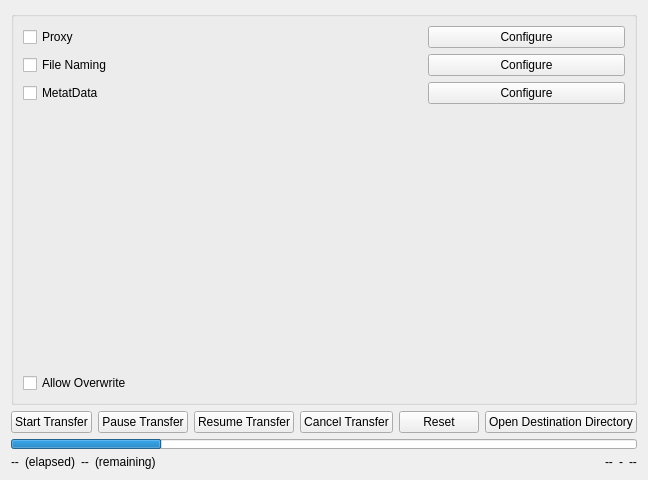
<?xml version="1.0" encoding="UTF-8"?>
<ui version="4.0">
 <class>w_sourceFunctions</class>
 <widget class="QWidget" name="w_sourceFunctions">
  <property name="geometry">
   <rect>
    <x>0</x>
    <y>0</y>
    <width>460</width>
    <height>480</height>
   </rect>
  </property>
  <property name="sizePolicy">
   <sizepolicy hsizetype="Preferred" vsizetype="Expanding">
    <horstretch>0</horstretch>
    <verstretch>0</verstretch>
   </sizepolicy>
  </property>
  <property name="windowTitle">
   <string>Media Browser</string>
  </property>
  <layout class="QHBoxLayout" name="horizontalLayout">
   <item>
    <widget class="QSplitter" name="splitter">
     <widget class="QWidget" name="w_functions" native="true">
      <property name="sizePolicy">
       <sizepolicy hsizetype="Preferred" vsizetype="Preferred">
        <horstretch>8</horstretch>
        <verstretch>0</verstretch>
       </sizepolicy>
      </property>
      <layout class="QVBoxLayout" name="verticalLayout_8">
       <property name="leftMargin">
        <number>0</number>
       </property>
       <property name="topMargin">
        <number>0</number>
       </property>
       <property name="rightMargin">
        <number>0</number>
       </property>
       <property name="bottomMargin">
        <number>0</number>
       </property>
       <item>
        <widget class="QGroupBox" name="gb_functions">
         <property name="enabled">
          <bool>true</bool>
         </property>
         <property name="title">
          <string/>
         </property>
         <layout class="QVBoxLayout" name="gb_lo_functions">
          <item>
           <layout class="QHBoxLayout" name="lo_ovr_proxy">
            <item>
             <widget class="QCheckBox" name="chb_ovr_proxy">
              <property name="text">
               <string>Proxy</string>
              </property>
             </widget>
            </item>
            <item>
             <widget class="QLabel" name="l_proxyMode">
              <property name="text">
               <string/>
              </property>
             </widget>
            </item>
            <item>
             <widget class="QPushButton" name="b_ovr_config_proxy">
              <property name="text">
               <string>Configure</string>
              </property>
             </widget>
            </item>
           </layout>
          </item>
          <item>
           <layout class="QHBoxLayout" name="lo_ovr_fileNaming">
            <item>
             <widget class="QCheckBox" name="chb_ovr_fileNaming">
              <property name="text">
               <string>File Naming</string>
              </property>
             </widget>
            </item>
            <item>
             <widget class="QLabel" name="l_enabledNameMods">
              <property name="text">
               <string/>
              </property>
             </widget>
            </item>
            <item>
             <widget class="QPushButton" name="b_ovr_config_fileNaming">
              <property name="text">
               <string>Configure</string>
              </property>
             </widget>
            </item>
           </layout>
          </item>
          <item>
           <layout class="QHBoxLayout" name="lo_ovr_metadata">
            <item>
             <widget class="QCheckBox" name="chb_ovr_metadata">
              <property name="text">
               <string>MetatData</string>
              </property>
             </widget>
            </item>
            <item>
             <widget class="QLabel" name="l_enabledMetaData">
              <property name="text">
               <string/>
              </property>
             </widget>
            </item>
            <item>
             <widget class="QPushButton" name="b_ovr_config_metadata">
              <property name="text">
               <string>Configure</string>
              </property>
             </widget>
            </item>
           </layout>
          </item>
          <item>
           <spacer name="verticalSpacer">
            <property name="orientation">
             <enum>Qt::Vertical</enum>
            </property>
            <property name="sizeType">
             <enum>QSizePolicy::Expanding</enum>
            </property>
            <property name="sizeHint" stdset="0">
             <size>
              <width>50</width>
              <height>20</height>
             </size>
            </property>
           </spacer>
          </item>
          <item>
           <layout class="QHBoxLayout" name="lo_options">
            <item>
             <widget class="QCheckBox" name="chb_overwrite">
              <property name="text">
               <string>Allow Overwrite</string>
              </property>
             </widget>
            </item>
           </layout>
          </item>
         </layout>
        </widget>
       </item>
       <item>
        <layout class="QHBoxLayout" name="lo_transferButtons">
         <item>
          <widget class="QPushButton" name="b_transfer_start">
           <property name="text">
            <string>Start Transfer</string>
           </property>
          </widget>
         </item>
         <item>
          <widget class="QPushButton" name="b_transfer_pause">
           <property name="text">
            <string>Pause Transfer</string>
           </property>
          </widget>
         </item>
         <item>
          <widget class="QPushButton" name="b_transfer_resume">
           <property name="text">
            <string>Resume Transfer</string>
           </property>
          </widget>
         </item>
         <item>
          <widget class="QPushButton" name="b_transfer_cancel">
           <property name="text">
            <string>Cancel Transfer</string>
           </property>
          </widget>
         </item>
         <item>
          <widget class="QPushButton" name="b_transfer_reset">
           <property name="text">
            <string>Reset</string>
           </property>
          </widget>
         </item>
         <item>
          <widget class="QPushButton" name="b_openDestDir">
           <property name="text">
            <string>Open Destination Directory</string>
           </property>
          </widget>
         </item>
        </layout>
       </item>
       <item>
        <layout class="QHBoxLayout" name="lo_progBar_total">
         <item>
          <widget class="QProgressBar" name="progBar_total">
           <property name="maximumSize">
            <size>
             <width>16777215</width>
             <height>10</height>
            </size>
           </property>
           <property name="value">
            <number>24</number>
           </property>
           <property name="textVisible">
            <bool>false</bool>
           </property>
          </widget>
         </item>
        </layout>
       </item>
       <item>
        <layout class="QHBoxLayout" name="lo_transferStats">
         <item>
          <widget class="QLabel" name="l_time_elapsed">
           <property name="text">
            <string>--</string>
           </property>
          </widget>
         </item>
         <item>
          <widget class="QLabel" name="l_time_elapsedText">
           <property name="text">
            <string>(elapsed)</string>
           </property>
          </widget>
         </item>
         <item>
          <widget class="QLabel" name="l_time_remain">
           <property name="text">
            <string>--</string>
           </property>
          </widget>
         </item>
         <item>
          <widget class="QLabel" name="l_time_remainText">
           <property name="text">
            <string>(remaining)</string>
           </property>
          </widget>
         </item>
         <item>
          <spacer name="horizontalSpacer">
           <property name="orientation">
            <enum>Qt::Horizontal</enum>
           </property>
           <property name="sizeHint" stdset="0">
            <size>
             <width>40</width>
             <height>10</height>
            </size>
           </property>
          </spacer>
         </item>
         <item>
          <widget class="QLabel" name="l_size_copied">
           <property name="text">
            <string>--</string>
           </property>
          </widget>
         </item>
         <item>
          <widget class="QLabel" name="l_size_dash">
           <property name="text">
            <string>-</string>
           </property>
          </widget>
         </item>
         <item>
          <widget class="QLabel" name="l_size_total">
           <property name="text">
            <string>--</string>
           </property>
          </widget>
         </item>
        </layout>
       </item>
      </layout>
     </widget>
    </widget>
   </item>
  </layout>
 </widget>
 <resources/>
 <connections>
  <connection>
   <sender>chb_ovr_fileNaming</sender>
   <signal>toggled(bool)</signal>
   <receiver>b_ovr_config_fileNaming</receiver>
   <slot>setEnabled(bool)</slot>
   <hints>
    <hint type="sourcelabel">
     <x>25</x>
     <y>90</y>
    </hint>
    <hint type="destinationlabel">
     <x>257</x>
     <y>94</y>
    </hint>
   </hints>
  </connection>
  <connection>
   <sender>chb_ovr_proxy</sender>
   <signal>toggled(bool)</signal>
   <receiver>b_ovr_config_proxy</receiver>
   <slot>setEnabled(bool)</slot>
   <hints>
    <hint type="sourcelabel">
     <x>30</x>
     <y>125</y>
    </hint>
    <hint type="destinationlabel">
     <x>294</x>
     <y>130</y>
    </hint>
   </hints>
  </connection>
  <connection>
   <sender>chb_ovr_metadata</sender>
   <signal>toggled(bool)</signal>
   <receiver>b_ovr_config_metadata</receiver>
   <slot>setEnabled(bool)</slot>
   <hints>
    <hint type="sourcelabel">
     <x>31</x>
     <y>157</y>
    </hint>
    <hint type="destinationlabel">
     <x>276</x>
     <y>160</y>
    </hint>
   </hints>
  </connection>
 </connections>
</ui>
